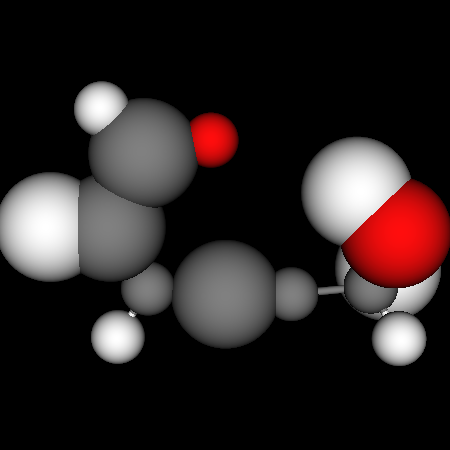

Write Python code to recreate this figure.
#!/usr/bin/env python
# Demonstrate vtkMoleculeMapper with custom atomic radius array.

import vtkmodules.vtkInteractionStyle  # noqa: F401
import vtkmodules.vtkRenderingOpenGL2  # noqa: F401

from vtkmodules.vtkCommonCore import vtkFloatArray
from vtkmodules.vtkCommonDataModel import vtkMolecule
from vtkmodules.vtkDomainsChemistry import vtkMoleculeMapper
from vtkmodules.vtkRenderingCore import (
    vtkActor,
    vtkLight,
    vtkRenderWindow,
    vtkRenderWindowInteractor,
    vtkRenderer,
)

# Build molecule.
mol = vtkMolecule()
mol.Initialize()

o1 = mol.AppendAtom(8, 3.0088731969, 1.1344098673, 0.9985902874)
o2 = mol.AppendAtom(8, -0.2616286966, 2.7806709534, 0.7027800226)
c1 = mol.AppendAtom(6, -2.0738607910, 1.2298524695, 0.3421802228)
c2 = mol.AppendAtom(6, -1.4140240045, 0.1045928523, 0.0352265378)
c3 = mol.AppendAtom(6, 0.0000000000, 0.0000000000, 0.0000000000)
c4 = mol.AppendAtom(6, 1.2001889412, 0.0000000000, 0.0000000000)
c5 = mol.AppendAtom(6, -1.4612030913, 2.5403617582, 0.6885503164)
c6 = mol.AppendAtom(6, 2.6528126498, 0.1432895796, 0.0427014196)
h1 = mol.AppendAtom(1, -3.1589178142, 1.2268537165, 0.3536340040)
h2 = mol.AppendAtom(1, -1.9782163251, -0.7930325394, -0.1986937306)
h3 = mol.AppendAtom(1, 3.0459155564, 0.4511167867, -0.9307386568)
h4 = mol.AppendAtom(1, 3.1371551056, -0.7952192984, 0.3266426961)
h5 = mol.AppendAtom(1, 2.3344947615, 1.8381683043, 0.9310726537)
h6 = mol.AppendAtom(1, -2.1991803919, 3.3206134015, 0.9413825084)

mol.AppendBond(c1, c5, 1)
mol.AppendBond(c1, c2, 2)
mol.AppendBond(c2, c3, 1)
mol.AppendBond(c3, c4, 3)
mol.AppendBond(c4, c6, 1)
mol.AppendBond(c5, o2, 2)
mol.AppendBond(c6, o1, 1)
mol.AppendBond(c5, h6, 1)
mol.AppendBond(c1, h1, 1)
mol.AppendBond(c2, h2, 1)
mol.AppendBond(c6, h3, 1)
mol.AppendBond(c6, h4, 1)
mol.AppendBond(o1, h5, 1)

# Build custom radii array (alternating 0.5 and 1.0).
radii = vtkFloatArray()
radii.SetName("radii_array")
radii.SetNumberOfTuples(mol.GetNumberOfAtoms())
for i in range(mol.GetNumberOfAtoms()):
    radii.SetComponent(i, 0, 0.5 if (i % 2) else 1.0)
mol.GetVertexData().AddArray(radii)

# Molecule mapper with custom array radius.
mol_mapper = vtkMoleculeMapper()
mol_mapper.SetInputData(mol)
mol_mapper.UseBallAndStickSettings()
mol_mapper.SetAtomicRadiusArrayName("radii_array")
mol_mapper.SetAtomicRadiusTypeToCustomArrayRadius()

# Actor with material properties.
actor = vtkActor()
actor.SetMapper(mol_mapper)
actor.GetProperty().SetAmbient(0.0)
actor.GetProperty().SetDiffuse(1.0)
actor.GetProperty().SetSpecular(0.0)
actor.GetProperty().SetSpecularPower(40)

# Camera light.
light = vtkLight()
light.SetLightTypeToCameraLight()
light.SetPosition(1.0, 1.0, 1.0)

# Rendering pipeline.
renderer = vtkRenderer()
renderer.AddActor(actor)
renderer.SetBackground(0.0, 0.0, 0.0)

render_window = vtkRenderWindow()
render_window.SetSize(450, 450)
render_window.SetMultiSamples(0)
render_window.AddRenderer(renderer)
render_window.SetWindowName("custom array radius")

render_window.Render()
renderer.GetActiveCamera().Zoom(2.2)

interactor = vtkRenderWindowInteractor()
interactor.SetRenderWindow(render_window)

interactor.Initialize()
interactor.Start()
